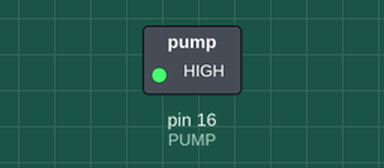
Simulated run of this sketch. Board: Arduino Uno, built with avr-gcc and run on an emulated ATmega328P. Parts: switched loads named in the sketch (green lamp = pin HIGH).

Above: at 1.0 s.
At 3.0 s:
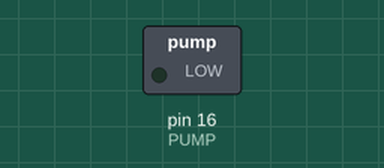
Timing chart, 0 to 5.2 s (numbered marks = the images above):
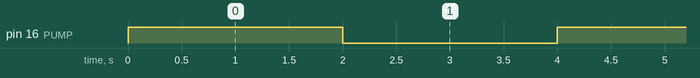

The sketch:

lab_example5_DC_pump.ino
```cpp
#define PUMP 16

void setup() {
  // put your setup code here, to run once:
  pinMode(PUMP, OUTPUT);
}

void loop() {
  // put your main code here, to run repeatedly:
  digitalWrite(PUMP, HIGH);
  delay(2000);
  digitalWrite(PUMP, LOW);
  delay(2000);
}
```

Measured:
- by itself, pin 16 (PUMP): alternates HIGH for 2.0 s and LOW for 2.0 s
